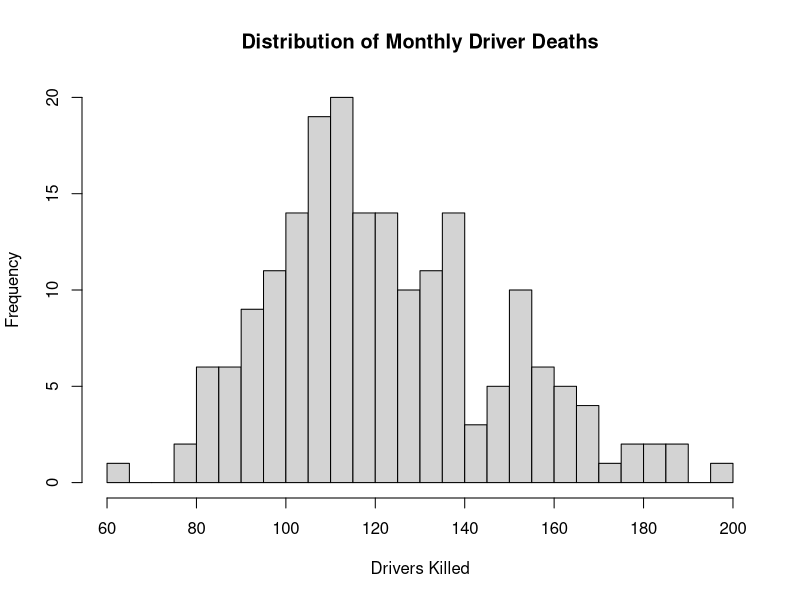
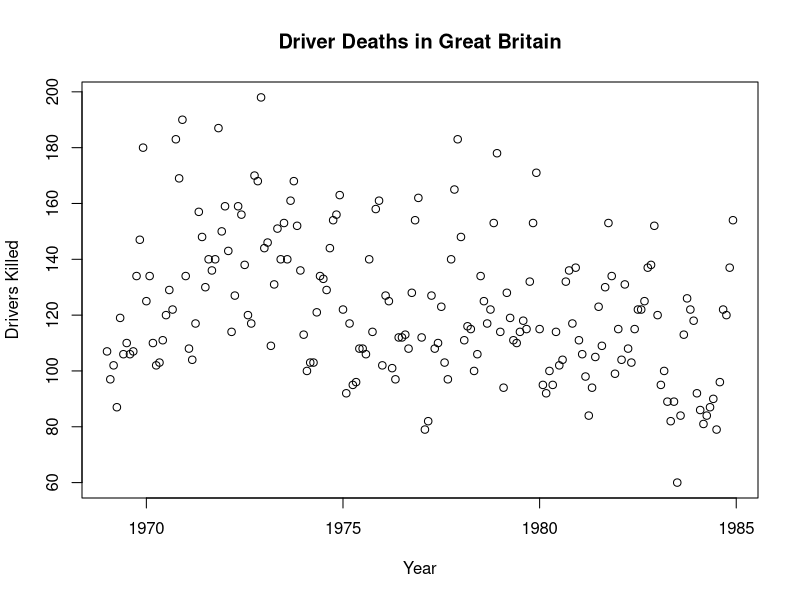
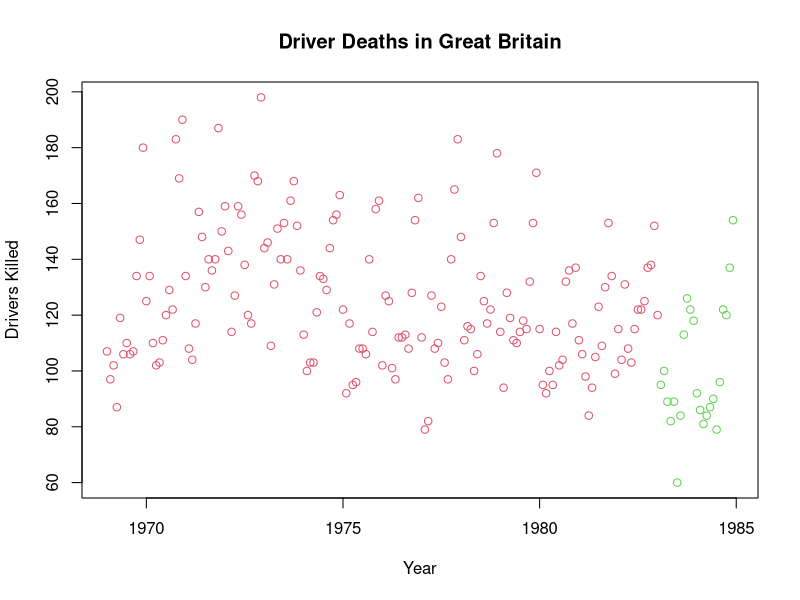

R code for these plots, in order:
## ---- chunk 1
knitr::opts_chunk$set(fig.width = 7, fig.height = 5)
## ---- chunk 2
# Load dataset
df <- data.frame(as.matrix(Seatbelts),date = time(Seatbelts))
summary(df)
## ---- chunk 3
hist(df$DriversKilled, breaks = 20, xlab='Drivers Killed',
     ylab= 'Frequency', main='Distribution of Monthly Driver Deaths')
## ---- chunk 4
plot(df$date, df$DriversKilled, xlab='Year',
     ylab='Drivers Killed', main='Driver Deaths in Great Britain')
## ---- chunk 5
plot(df$date, df$DriversKilled, col = (df$law +2), ylab="Drivers Killed",
     xlab= 'Year', main='Driver Deaths in Great Britain')
## ---- chunk 6
mean(df$DriversKilled[df$date>=1983])
mean(df$DriversKilled[df$date<1983])
